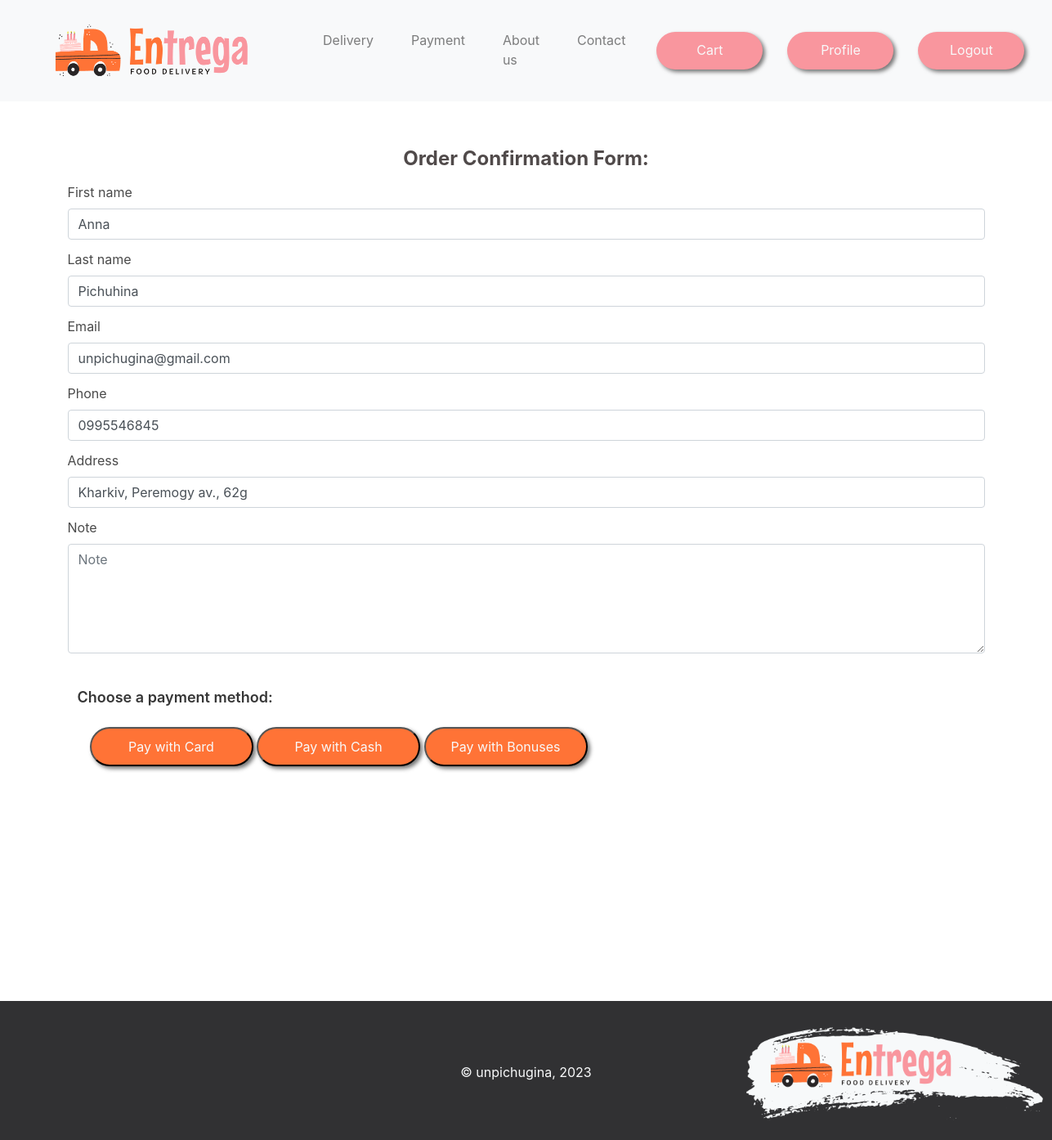
The page /payment/create-checkout-session/ (signed in) on the database as committed earlier.
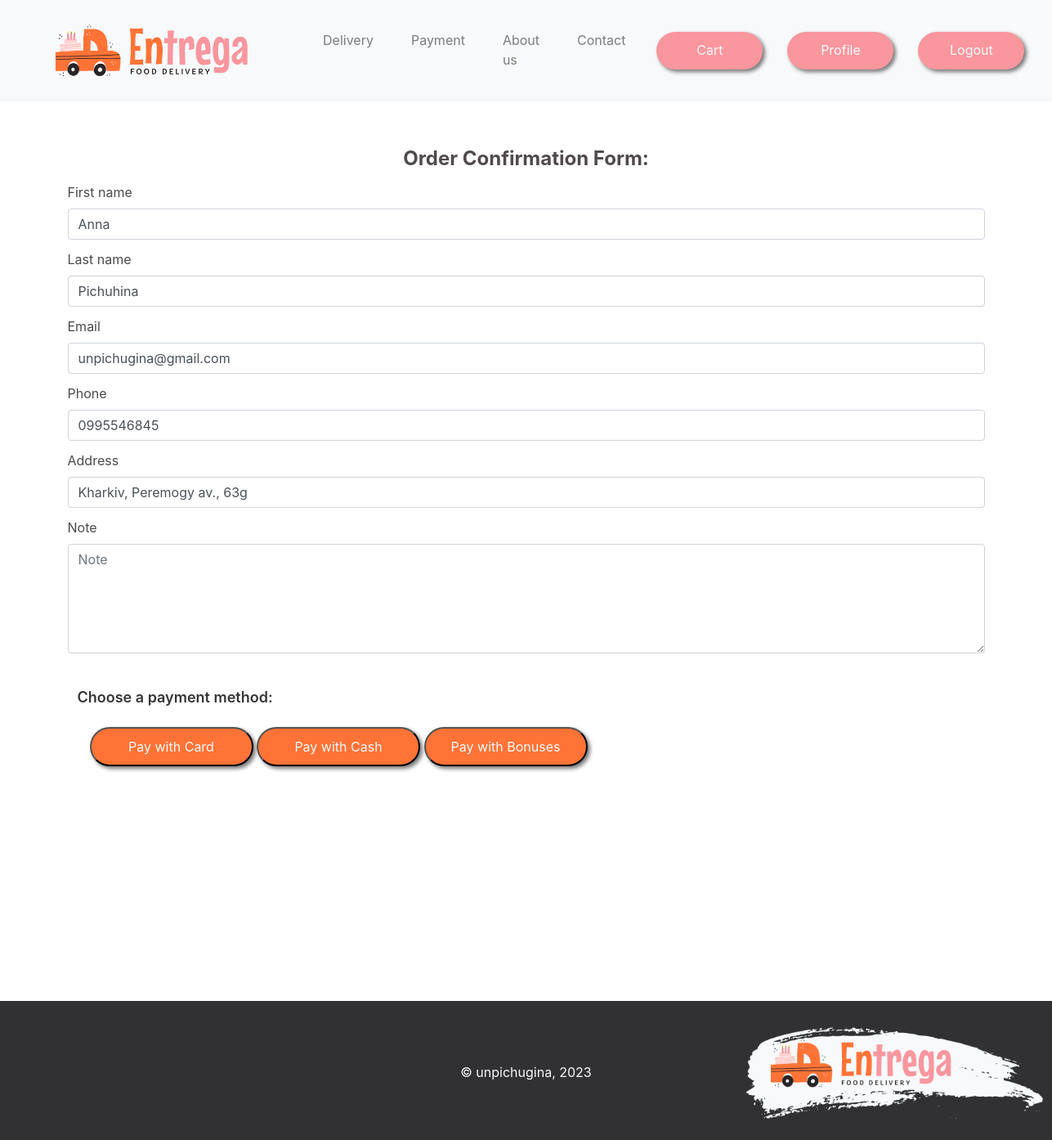
The same page on the database as committed later.
### core/models.py (models this page shows)
class AppUser(AbstractUser):
    phone = models.CharField(max_length=10)
    address = models.CharField(max_length=255)
    bonus = models.FloatField(default=0)

### payment/views.py (the view, shortened to what this page needs)
# urls.py: path('create-checkout-session/', views.CreateCheckoutSessionView.as_view(), name='create-checkout-session'),
class CreateCheckoutSessionView(FormView):
    template_name = 'order.html'
    form_class = OrderConfirmationForm
    success_url = reverse_lazy('home')
    def get_context_data(self, **kwargs):
        context = super(CreateCheckoutSessionView, self).get_context_data(**kwargs)
        user = self.request.user
        if user.is_authenticated:
            context['form'] = OrderConfirmationForm(
                initial={'first_name': user.first_name, 'last_name': user.last_name,
                         'email': user.email, 'phone': user.phone, 'address': user.address}
            )
        return context

### order/forms.py
class OrderConfirmationForm(forms.ModelForm):
    class Meta:
        model = Order
        exclude = ('created_at', 'user', 'status', 'total')
        widgets = {'note': forms.Textarea(attrs={'cols': 35, 'rows': 5}),
                   'email': forms.EmailInput,
                   }

### order/templates/order.html (shortened to what this page needs)
{% extends 'base.html' %}
{%  load static %}
{% load bootstrap4 %}
{% block css %}
    <link rel="stylesheet" href="{% static 'css/custom.css' %}">
{% endblock css %}
{%  block content %}
    <br>
    <h3 class="card-title font-weight-bold" style="text-align: center; color: #504A4A;">Order Confirmation Form:</h3>
    <div class="container">
        <form target="_blank" action="{% url 'payment:create-checkout-session' %}" method="POST" enctype="multipart/form-data">
            <table>
                {% bootstrap_form form %}
                <tr>
                    <td>
                        <br>
                        <h5>Choose a payment method:</h5>
                        <div class="container">
                            <button type="submit" class="action-btn" name="pay_card" style="width: 200px" data-cart-id="{{ cart.id }}">Pay with Card</button>
                            <button type="submit" class="action-btn addOrder" name="pay_cash" style="width: 200px" data-cart-id="{{ cart.id }}">Pay with Сash</button>
                            <button type="submit" class="action-btn addOrder" name="pay_bonus" style="width: 200px" data-cart-id="{{ cart.id }}">Pay with Bonuses</button>
                        </div>
                        <br>
                    </td>
                </tr>
            </table>
        </form>
    </div>
{%  endblock content %}
{% block js %}
    <link rel="stylesheet" href="https://cdn.jsdelivr.net/npm/bulma@0.9.3/css/bulma.min.css">
{% endblock js %}

Rows that differ between the two databases and show on the page:
changed AppUser "Anna": address "Kharkiv, Peremogy av., 62g" → "Kharkiv, Peremogy av., 63g"
